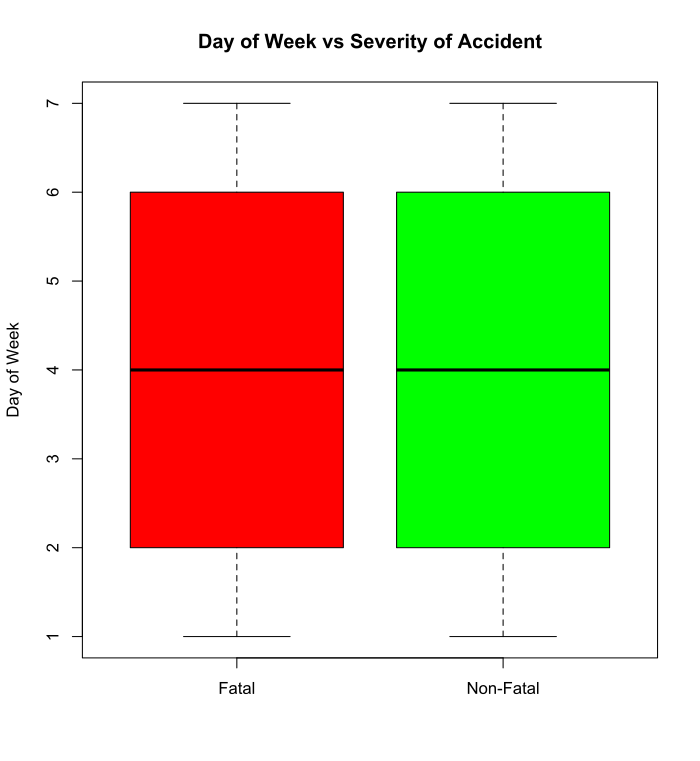

The script that drew this image:
boxplot(d$Day_of_Week[d$Accident_Severity == 1], d$Day_of_Week[d$Accident_Severity == 2 | 3], col=c("red", "green"), main="Day of Week vs Severity of Accident", names=c("Fatal", "Non-Fatal"), ylab="Day of Week")
